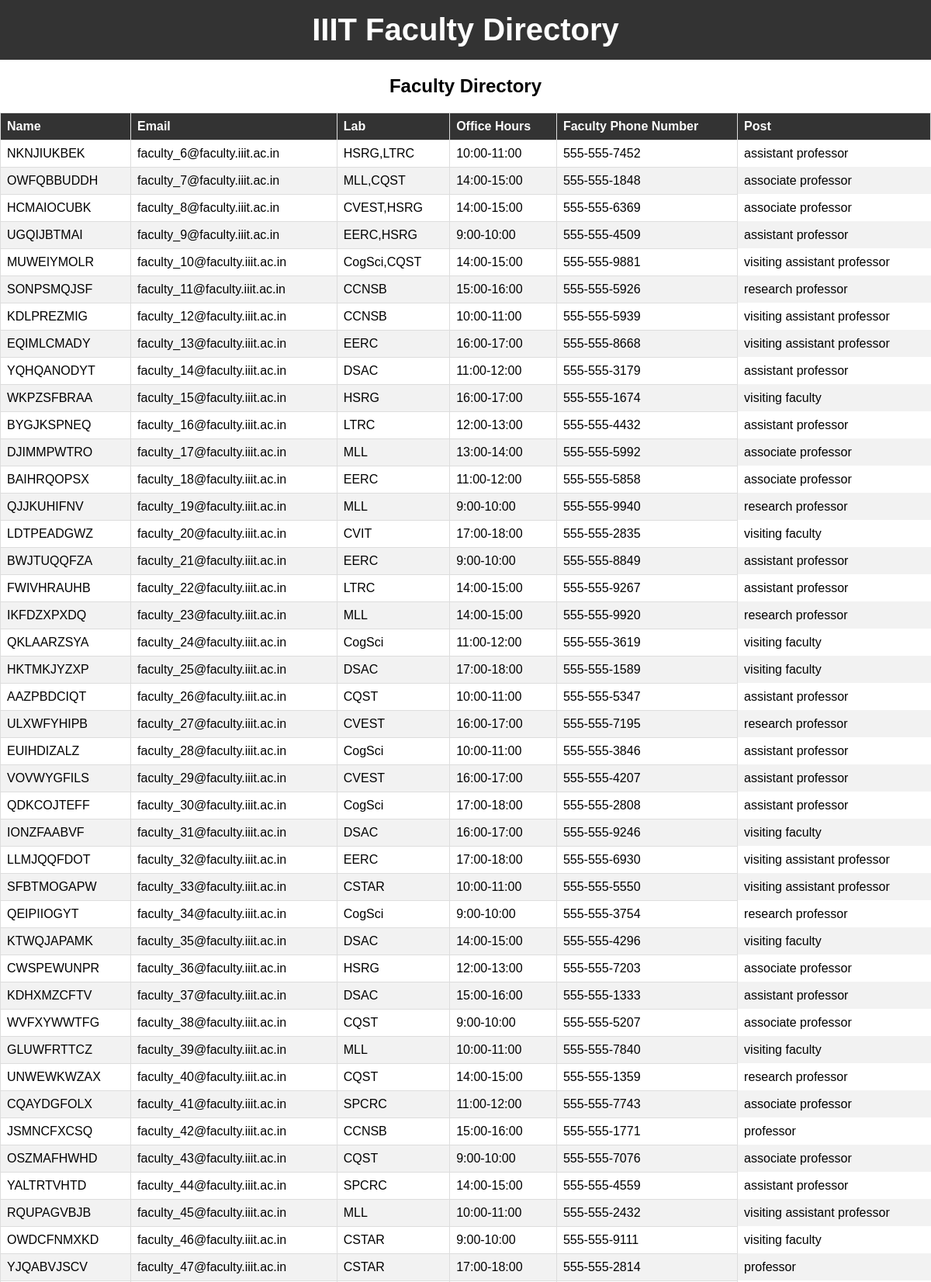
Screenshot of /directory_faculty1 (upper part) with the database file from the repository.
### tables this page shows
CREATE TABLE faculty
             (id INTEGER PRIMARY KEY AUTOINCREMENT,
              email TEXT NOT NULL UNIQUE,
              password TEXT NOT NULL DEFAULT 'password456', phone TEXT, name TEXT, office_hrs TEXT, position TEXT, LAB TEXT);

### app.py (the view)
@app.route('/directory_faculty1')
def directory_faculty1():
    conn = sqlite3.connect('users.db')
    c = conn.cursor()
    faculty_data = c.execute('SELECT * FROM faculty').fetchall()
    conn.close()
    return render_template('directory_faculty1.html', faculty_data=faculty_data)

### templates/directory_faculty1.html (shortened to what this page needs)
<!DOCTYPE html>
<html>
  <head>
    <link rel="stylesheet" type="text/css" href="../static/directory.css">
  </head>
  <body>
    <header>
        <h1>IIIT Faculty Directory</h1>
      </header>
        <h2 align="center">Faculty Directory</h2>
        <table>
          <thead>
            <tr>
              <th>Name</th>
              <th>Email</th>
              <th>Lab</th>
              <th>Office Hours</th>
              <th>Faculty Phone Number</th>
              <th>Post</th>
            </tr>
          </thead>
          <tbody>
            {% for row in faculty_data %}
            <tr>
              <td>{{ row[4] }}</td>
              <td>{{ row[1] }}</td>
              <td>{{ row[7] }}</td>
              <td>{{ row[5] }}</td>
              <td>{{ row[3] }}</td>
              <td>{{ row[6] }}</td>
            </tr>
            {% endfor %}
          </tbody>
        </table>
  </body>
</html>

### static/directory.css (style rules this page uses)
body { font-family: Arial, sans-serif; margin: 0; padding: 0; overflow-x: hidden; background-image: url("searchbg1.avif"); background-repeat: no-repeat; background-size: cover; background-attachment: fixed; }
header { background-color: #333; color: #fff; padding: 1rem 0; position: relative; }
header h1 { text-align: center; font-size: 2.5rem; margin: 0; padding: 0; }
table { border-collapse: collapse; width: 100%; }
table td, table th { padding: 0.5rem; text-align: left; border: 1px solid #ddd; }
table th { background-color: #333; color: #fff; }
table tr:nth-child(even) { background-color: #f2f2f2; }
td:nth-child(6) { border: none; }

### rows the page displays
faculty: name "NKNJIUKBEK", email "faculty_6@faculty.iiit.ac.in", LAB "HSRG,LTRC", office_hrs "10:00-11:00", phone "555-555-7452", position "assistant professor"
faculty: name "OWFQBBUDDH", email "faculty_7@faculty.iiit.ac.in", LAB "MLL,CQST", office_hrs "14:00-15:00", phone "555-555-1848", position "associate professor"
faculty: name "HCMAIOCUBK", email "faculty_8@faculty.iiit.ac.in", LAB "CVEST,HSRG", office_hrs "14:00-15:00", phone "555-555-6369", position "associate professor"
faculty: name "UGQIJBTMAI", email "faculty_9@faculty.iiit.ac.in", LAB "EERC,HSRG", office_hrs "9:00-10:00", phone "555-555-4509", position "assistant professor"
faculty: name "MUWEIYMOLR", email "faculty_10@faculty.iiit.ac.in", LAB "CogSci,CQST", office_hrs "14:00-15:00", phone "555-555-9881", position "visiting assistant professor"
faculty: name "SONPSMQJSF", email "faculty_11@faculty.iiit.ac.in", LAB "CCNSB", office_hrs "15:00-16:00", phone "555-555-5926", position "research professor"
faculty: name "KDLPREZMIG", email "faculty_12@faculty.iiit.ac.in", LAB "CCNSB", office_hrs "10:00-11:00", phone "555-555-5939", position "visiting assistant professor"
faculty: name "EQIMLCMADY", email "faculty_13@faculty.iiit.ac.in", LAB "EERC", office_hrs "16:00-17:00", phone "555-555-8668", position "visiting assistant professor"
faculty: name "YQHQANODYT", email "faculty_14@faculty.iiit.ac.in", LAB "DSAC", office_hrs "11:00-12:00", phone "555-555-3179", position "assistant professor"
faculty: name "WKPZSFBRAA", email "faculty_15@faculty.iiit.ac.in", LAB "HSRG", office_hrs "16:00-17:00", phone "555-555-1674", position "visiting faculty"
faculty: name "BYGJKSPNEQ", email "faculty_16@faculty.iiit.ac.in", LAB "LTRC", office_hrs "12:00-13:00", phone "555-555-4432", position "assistant professor"
faculty: name "DJIMMPWTRO", email "faculty_17@faculty.iiit.ac.in", LAB "MLL", office_hrs "13:00-14:00", phone "555-555-5992", position "associate professor"
faculty: name "BAIHRQOPSX", email "faculty_18@faculty.iiit.ac.in", LAB "EERC", office_hrs "11:00-12:00", phone "555-555-5858", position "associate professor"
faculty: name "QJJKUHIFNV", email "faculty_19@faculty.iiit.ac.in", LAB "MLL", office_hrs "9:00-10:00", phone "555-555-9940", position "research professor"
faculty: name "LDTPEADGWZ", email "faculty_20@faculty.iiit.ac.in", LAB "CVIT", office_hrs "17:00-18:00", phone "555-555-2835", position "visiting faculty"
faculty: name "BWJTUQQFZA", email "faculty_21@faculty.iiit.ac.in", LAB "EERC", office_hrs "9:00-10:00", phone "555-555-8849", position "assistant professor"
faculty: name "FWIVHRAUHB", email "faculty_22@faculty.iiit.ac.in", LAB "LTRC", office_hrs "14:00-15:00", phone "555-555-9267", position "assistant professor"
faculty: name "IKFDZXPXDQ", email "faculty_23@faculty.iiit.ac.in", LAB "MLL", office_hrs "14:00-15:00", phone "555-555-9920", position "research professor"
faculty: name "QKLAARZSYA", email "faculty_24@faculty.iiit.ac.in", LAB "CogSci", office_hrs "11:00-12:00", phone "555-555-3619", position "visiting faculty"
faculty: name "HKTMKJYZXP", email "faculty_25@faculty.iiit.ac.in", LAB "DSAC", office_hrs "17:00-18:00", phone "555-555-1589", position "visiting faculty"
faculty: name "AAZPBDCIQT", email "faculty_26@faculty.iiit.ac.in", LAB "CQST", office_hrs "10:00-11:00", phone "555-555-5347", position "assistant professor"
faculty: name "ULXWFYHIPB", email "faculty_27@faculty.iiit.ac.in", LAB "CVEST", office_hrs "16:00-17:00", phone "555-555-7195", position "research professor"
faculty: name "EUIHDIZALZ", email "faculty_28@faculty.iiit.ac.in", LAB "CogSci", office_hrs "10:00-11:00", phone "555-555-3846", position "assistant professor"
faculty: name "VOVWYGFILS", email "faculty_29@faculty.iiit.ac.in", LAB "CVEST", office_hrs "16:00-17:00", phone "555-555-4207", position "assistant professor"
faculty: name "QDKCOJTEFF", email "faculty_30@faculty.iiit.ac.in", LAB "CogSci", office_hrs "17:00-18:00", phone "555-555-2808", position "assistant professor"
faculty: name "IONZFAABVF", email "faculty_31@faculty.iiit.ac.in", LAB "DSAC", office_hrs "16:00-17:00", phone "555-555-9246", position "visiting faculty"
faculty: name "LLMJQQFDOT", email "faculty_32@faculty.iiit.ac.in", LAB "EERC", office_hrs "17:00-18:00", phone "555-555-6930", position "visiting assistant professor"
faculty: name "SFBTMOGAPW", email "faculty_33@faculty.iiit.ac.in", LAB "CSTAR", office_hrs "10:00-11:00", phone "555-555-5550", position "visiting assistant professor"
faculty: name "QEIPIIOGYT", email "faculty_34@faculty.iiit.ac.in", LAB "CogSci", office_hrs "9:00-10:00", phone "555-555-3754", position "research professor"
faculty: name "KTWQJAPAMK", email "faculty_35@faculty.iiit.ac.in", LAB "DSAC", office_hrs "14:00-15:00", phone "555-555-4296", position "visiting faculty"
faculty: name "CWSPEWUNPR", email "faculty_36@faculty.iiit.ac.in", LAB "HSRG", office_hrs "12:00-13:00", phone "555-555-7203", position "associate professor"
faculty: name "KDHXMZCFTV", email "faculty_37@faculty.iiit.ac.in", LAB "DSAC", office_hrs "15:00-16:00", phone "555-555-1333", position "assistant professor"
faculty: name "WVFXYWWTFG", email "faculty_38@faculty.iiit.ac.in", LAB "CQST", office_hrs "9:00-10:00", phone "555-555-5207", position "associate professor"
faculty: name "GLUWFRTTCZ", email "faculty_39@faculty.iiit.ac.in", LAB "MLL", office_hrs "10:00-11:00", phone "555-555-7840", position "visiting faculty"
faculty: name "UNWEWKWZAX", email "faculty_40@faculty.iiit.ac.in", LAB "CQST", office_hrs "14:00-15:00", phone "555-555-1359", position "research professor"
faculty: name "CQAYDGFOLX", email "faculty_41@faculty.iiit.ac.in", LAB "SPCRC", office_hrs "11:00-12:00", phone "555-555-7743", position "associate professor"
faculty: name "JSMNCFXCSQ", email "faculty_42@faculty.iiit.ac.in", LAB "CCNSB", office_hrs "15:00-16:00", phone "555-555-1771", position "professor"
faculty: name "OSZMAFHWHD", email "faculty_43@faculty.iiit.ac.in", LAB "CQST", office_hrs "9:00-10:00", phone "555-555-7076", position "associate professor"
faculty: name "YALTRTVHTD", email "faculty_44@faculty.iiit.ac.in", LAB "SPCRC", office_hrs "14:00-15:00", phone "555-555-4559", position "assistant professor"
faculty: name "RQUPAGVBJB", email "faculty_45@faculty.iiit.ac.in", LAB "MLL", office_hrs "10:00-11:00", phone "555-555-2432", position "visiting assistant professor"
faculty: name "OWDCFNMXKD", email "faculty_46@faculty.iiit.ac.in", LAB "CSTAR", office_hrs "9:00-10:00", phone "555-555-9111", position "visiting faculty"
faculty: name "YJQABVJSCV", email "faculty_47@faculty.iiit.ac.in", LAB "CSTAR", office_hrs "17:00-18:00", phone "555-555-2814", position "professor"
